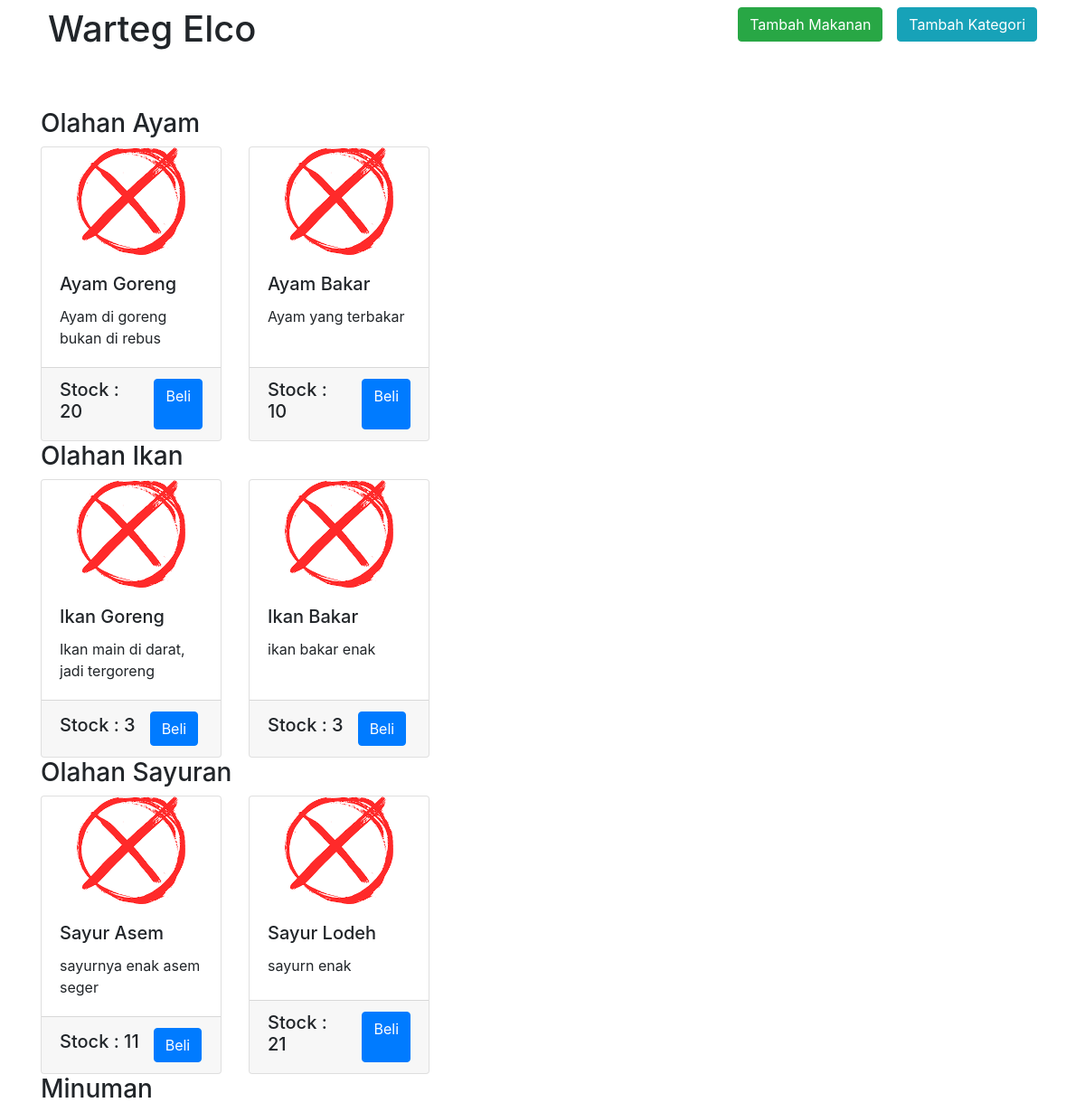
Screenshot of /4b_Crud/index.php with the database file from the repository.
### tables this page shows
CREATE TABLE `foods` (
  `id` int(10) NOT NULL,
  `name` varchar(50) NOT NULL,
  `stok` int(10) NOT NULL,
  `image` varchar(100) NOT NULL,
  `deskripsi` varchar(100) NOT NULL,
  `category_id` int(10) NOT NULL
);

### 4b_Crud/index.php (the view, shortened to what this page needs)
<?php
include_once("config/config.php");
$olahanAyam = mysqli_query($mysqli, "SELECT categories.name AS namaKategori, foods.image, foods.id AS foods_id, foods.deskripsi, foods.name, foods.stok FROM foods INNER JOIN categories on foods.category_id = categories.id WHERE categories.name = 'Olahan Ayam'");
$olahanIkan = mysqli_query($mysqli, "SELECT categories.name AS namaKategori, foods.image, foods.id AS foods_id, foods.deskripsi, foods.name, foods.stok FROM foods INNER JOIN categories on foods.category_id = categories.id WHERE categories.name = 'Olahan Ikan'");
$olahSayuran = mysqli_query($mysqli, "SELECT categories.name AS namaKategori, foods.image, foods.id AS foods_id, foods.deskripsi, foods.name, foods.stok FROM foods INNER JOIN categories on foods.category_id = categories.id WHERE categories.name = 'Olahan Sayur'");
?>
<!DOCTYPE html>
<html lang="en">
<head>
    <link rel="stylesheet" href="public/css/bootstrap.min.css">
    <link rel="stylesheet" href="public/css/custom.css">
</head>
<body>
    <div class="container mb-5">
        <div class="d-flex">
            <div class="p-2 flex-grow-1">
                <h1>Warteg Elco</h1>
            </div>
            <div class="p-2 "><button type="button" class="btn btn-success" data-toggle="modal" data-target="#tambahMakanan">
                    Tambah Makanan
                </button></div>
            <div class="p-2 "><button type="button" class="btn btn-info" data-toggle="modal" data-target="#tambahKategori">
                    Tambah Kategori
                </button></div>
        </div>
    </div>
    <div class="container">
        <h3>Olahan Ayam</h3>
    </div>
    <div class="container">
        <div class="card-deck">
            <?php
            while ($user_data = mysqli_fetch_array($olahanAyam)) {
                echo "<div class=\"card\">";
                echo "<img class=\"img-responsive\" style=\"margin: 0 auto; id=\"currentPhoto\" src=\"" . $user_data['image'] . "\" onerror=\"this.onerror=null; this.src='public/img/noimage.png'\" alt=\"\"width=\"120\">";
                echo "<div class=\"card-body\">";
                echo "<h5 class=\"card-title\">" . $user_data['name'] . "</h5>";
                echo "<p class=\"card-text\">" . $user_data['deskripsi'] . "</p>";
                echo "</div>";
                echo "<div class=\"card-footer\">";
                echo "<div class=\"d-flex bd-highlight\">";
                echo "<div class=\"align-self-center mr-3\">";
                echo "<h5>Stock : " . $user_data['stok'] . "</h5>";
                echo "</div>";
                echo "<div class=\"d-flex justify-content-start\">";
                echo "<a class=\"btn btn-primary\" href='proses/beli.php?id=$user_data[foods_id]'>Beli</a>";
                echo "</div>";
                echo "</div>";
                echo "</div>";
                echo "</div>";
            }
            ?>
        </div>
    </div>
    <div class="container">
        <h3>Olahan Ikan</h3>
    </div>
    <div class="container">
        <div class="card-deck">
            <?php
            while ($user_data = mysqli_fetch_array($olahanIkan)) {
                echo "<div class=\"card\">";
                echo "<img class=\"img-responsive\" style=\"margin: 0 auto; id=\"currentPhoto\" src=\"" . $user_data['image'] . "\" onerror=\"this.onerror=null; this.src='public/img/noimage.png'\" alt=\"\"width=\"120\">";
                echo "<div class=\"card-body\">";
                echo "<h5 class=\"card-title\">" . $user_data['name'] . "</h5>";
                echo "<p class=\"card-text\">" . $user_data['deskripsi'] . "</p>";
                echo "</div>";
                echo "<div class=\"card-footer\">";
                echo "<div class=\"d-flex bd-highlight\">";
                echo "<div class=\"align-self-center mr-3\">";
                echo "<h5>Stock : " . $user_data['stok'] . "</h5>";
                echo "</div>";
                echo "<div class=\"d-flex justify-content-start\">";
                echo "<a class=\"btn btn-primary\" href='proses/beli.php?id=$user_data[foods_id]'>Beli</a>";
                echo "</div>";
                echo "</div>";
                echo "</div>";
                echo "</div>";
            }
            ?>
        </div>
    </div>
    <div class="container">
        <h3>Olahan Sayuran</h3>
    </div>
    <div class="container">
        <div class="card-deck">
            <?php
            while ($user_data = mysqli_fetch_array($olahSayuran)) {
                echo "<div class=\"card\">";
                echo "<img class=\"img-responsive\" style=\"margin: 0 auto; id=\"currentPhoto\" src=\"" . $user_data['image'] . "\" onerror=\"this.onerror=null; this.src='public/img/noimage.png'\" alt=\"\"width=\"120\">";
                echo "<div class=\"card-body\">";
                echo "<h5 class=\"card-title\">" . $user_data['name'] . "</h5>";
                echo "<p class=\"card-text\">" . $user_data['deskripsi'] . "</p>";
                echo "</div>";
                echo "<div class=\"card-footer\">";
                echo "<div class=\"d-flex bd-highlight\">";
                echo "<div class=\"align-self-center mr-3\">";
                echo "<h5>Stock : " . $user_data['stok'] . "</h5>";
                echo "</div>";
                echo "<div class=\"d-flex justify-content-start\">";
                echo "<a class=\"btn btn-primary\" href='proses/beli.php?id=$user_data[foods_id]'>Beli</a>";
                echo "</div>";
                echo "</div>";
                echo "</div>";
                echo "</div>";
            }
            ?>
        </div>
    </div>
    <div class="container">
        <h3>Minuman</h3>
    </div>
</body>
</html>

### 4b_Crud/public/css/custom.css (style rules this page uses)
.card-deck .card { max-width: 200px; }

### rows the page displays
foods: name "Ayam Goreng", deskripsi "Ayam di goreng bukan di rebus", stok "20"
foods: name "Ayam Bakar", deskripsi "Ayam yang terbakar", stok "10"
foods: name "Ikan Goreng", deskripsi "Ikan main di darat, jadi tergoreng", stok "3"
foods: name "Ikan Bakar", deskripsi "ikan bakar enak", stok "3"
foods: name "Sayur Asem", deskripsi "sayurnya enak asem seger", stok "11"
foods: name "Sayur Lodeh", deskripsi "sayurn enak", stok "21"
